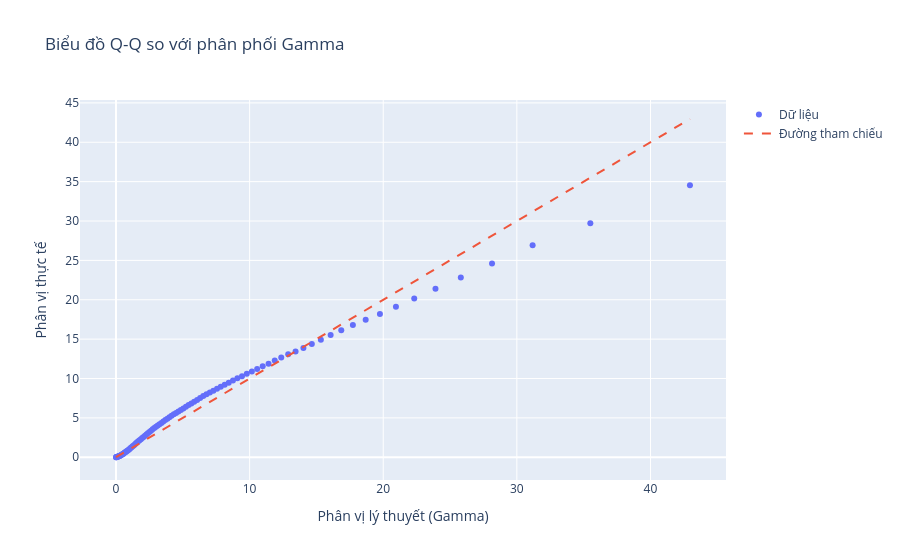

Notebook source saved alongside this figure:
### Code cell
quantiles = np.linspace(0.01, 0.99, 100)
emp_q = np.quantile(vals[vals > 0], quantiles)
model_q = stats.gamma.ppf(quantiles, a=shape, loc=0, scale=scale)

fig = go.Figure()
fig.add_trace(go.Scatter(x=model_q, y=emp_q, mode="markers", name="Dữ liệu"))
fig.add_trace(
    go.Scatter(
        x=[model_q.min(), model_q.max()],
        y=[model_q.min(), model_q.max()],
        mode="lines",
        name="Đường tham chiếu",
        line=dict(dash="dash"),
    )
)
fig.update_layout(
    title_text="Biểu đồ Q-Q so với phân phối Gamma",
    xaxis_title_text="Phân vị lý thuyết (Gamma)",
    yaxis_title_text="Phân vị thực tế",
)
fig.show()

print(f"Độ xiên (Skewness): {stats.skew(vals):.3f}")
print(f"Độ nhọn (Kurtosis): {stats.kurtosis(vals):.3f}")
